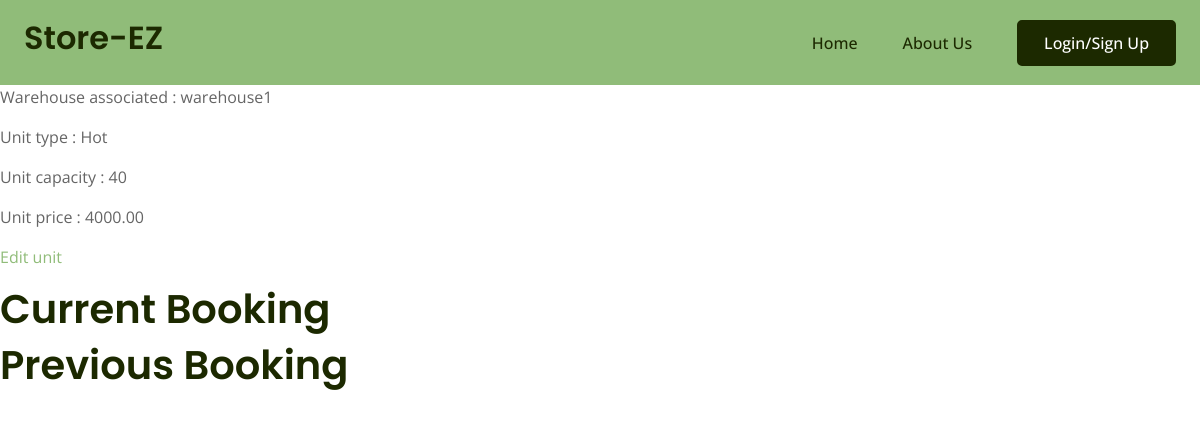
Before: /warehouse/3/unit/9/ with the older database file.
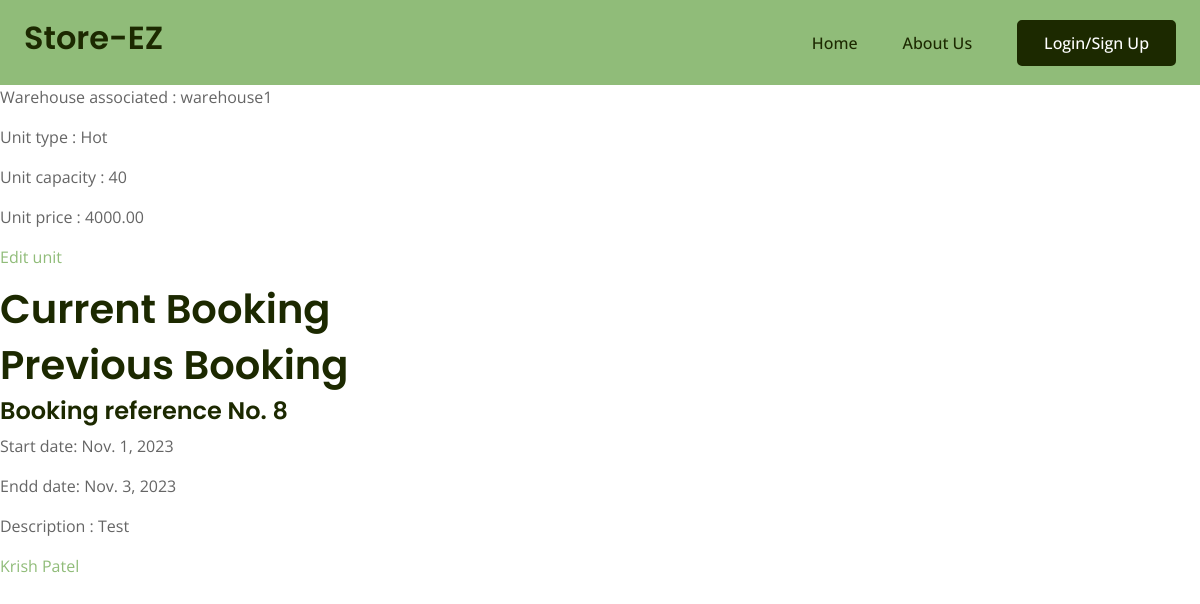
After: the same page with the newer database file.
### mainapp/models.py (models this page shows, shortened)
class Booking(models.Model):
    id = models.BigAutoField(primary_key=True)
    start_date = models.DateField(default= date.today)
    end_date = models.DateField(default= date.today)
    description = models.TextField()
    unit = models.ManyToManyField(Unit)
    farmer = models.ForeignKey(Farmer,on_delete=models.CASCADE, null=True)
    def __str__(self) -> str:
        return f"{self.id} {self.start_date}-{self.end_date}"

class Farmer(models.Model):
    first_name = models.CharField(max_length=100, null=True)
    last_name = models.CharField(max_length=100, null=True)
    email = models.EmailField(max_length=200, null=True)
    phone_no = models.DecimalField(max_digits=10, decimal_places=0, null=True)
    city = models.CharField(max_length=100, null=True)
    state = models.CharField(max_length=100, null=True)
    image = models.ImageField(default="images/default_user_image.jpg",upload_to="images/farmer/",blank=True,null=True)
    def __str__(self) -> str:
        return f'{self.first_name} {self.last_name}'

### Warehouse/views.py (the view)
# urls.py: path("warehouse/<int:id>/unit/<int:id1>/", views.unit, name='unit'),
def unit(request, id, id1):
    warehouse = Warehouse.objects.get(id=id)
    unit = Unit.objects.get(id=id1)
    all_bookings = Booking.objects.filter(unit=id1)
    print("booking :",all_bookings)
    current_date = timezone.now().date()
    current_booking = all_bookings.filter(end_date__gte=current_date)
    prev_booking = all_bookings.filter(end_date__lte=current_date)
    print(prev_booking)
    context = {'warehouse':warehouse, 'unit':unit, 'current_booking':current_booking, 'prev_booking': prev_booking}
    return render(request, 'warehouse/unit.html', context)

### Warehouse/templates/Warehouse/unit.html (shortened to what this page needs)
{% extends 'base.html' %}
{% block content %}
<p>
    Warehouse associated : {{ warehouse.name }}
</p>
<p>
    Unit type : {{ unit.type }}
</p>
<p>
    Unit capacity : {{ unit.capacity }}
</p>
<p>
    Unit price : {{ unit.price }}
</p>
<p>
    <a href="">Edit unit</a>
</p>
<h1>Current Booking </h1>
<h1>Previous Booking </h1>
{% for booking in prev_booking %}
<div>
    <h4>Booking reference No. {{booking.id}}</h4>
    <p>Start date: {{ booking.start_date}}</p>
    <p>Endd date: {{ booking.end_date}}</p>
    <p>Description : {{ booking.description}}</p>
    <a href="">{{ booking.farmer}}</a>
</div>
{% endfor %}
{% endblock %}

Changed rows visible on the page:
added Booking: id "8", start_date "Nov. 1, 2023", end_date "Nov. 3, 2023", description "Test", farmer "Krish Patel"
